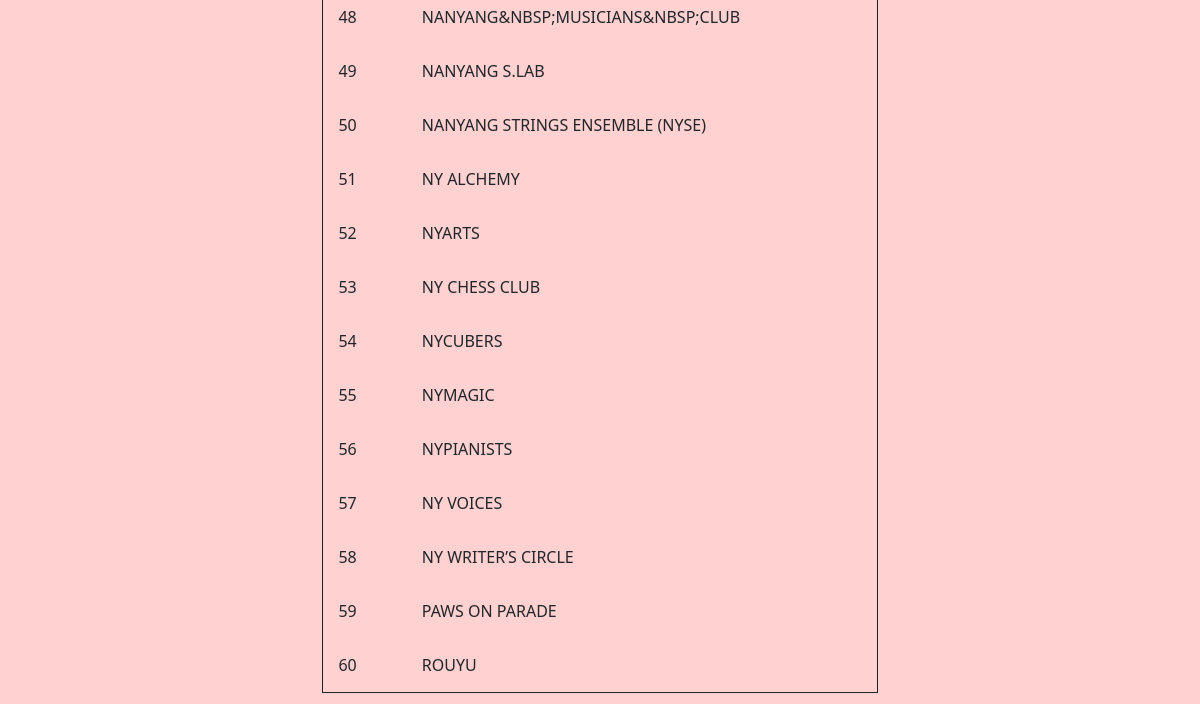
Before: /view_cca (lower part) with the older database file.
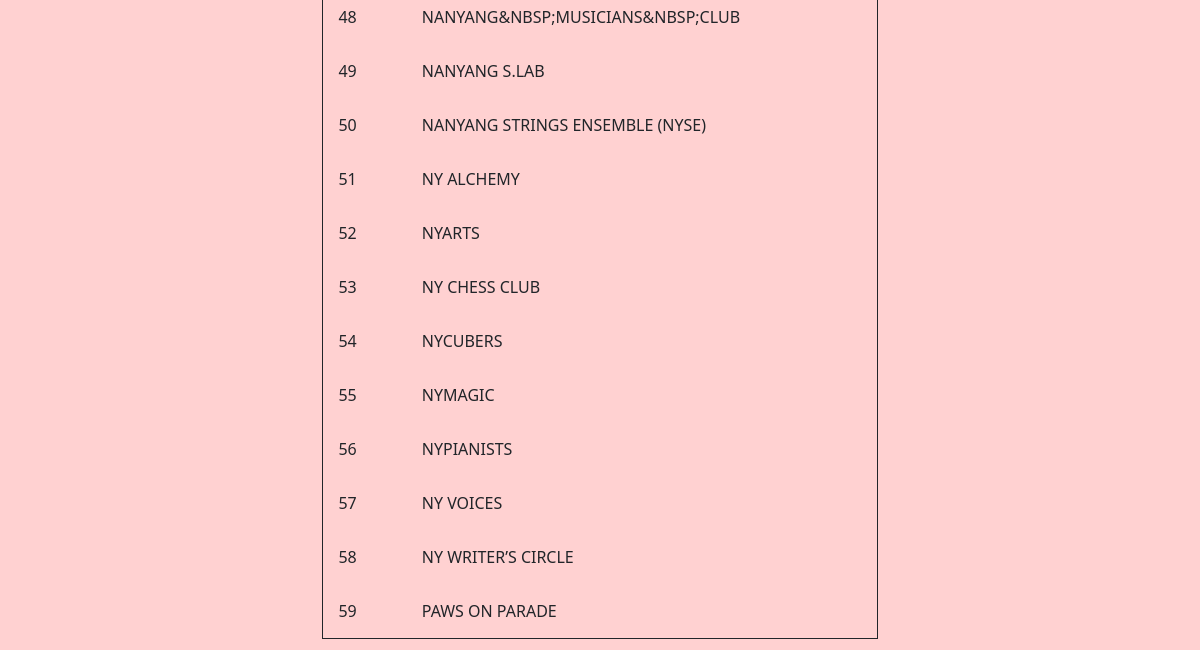
After: the same page with the newer database file.
### tables this page shows
CREATE TABLE cca (
    id INTEGER,
    name TEXT,
    PRIMARY KEY(id)
);

### main.py (the view)
@app.route('/view_cca', methods=['POST', 'GET'])
def view_cca():
    if request.method == 'POST': # selected data
        search_key = request.form['search_key']
        search_value = request.form['search_value']
        record = {search_key: search_value} # dict
        data = storage.database['ccas'].find(record) # list of dict
        if data == []:
            return frontend.view_cca(data=data, message='CCA {} {} cannot be found.'.format(search_key, search_value))
        else:
            return frontend.view_cca(data=data, message="Viewing CCAs with {} {}.".format(search_key, search_value))
    else: # all data
        data = storage.database['ccas'].get_all() # list of dict
        return frontend.view_cca(data=data, message='Viewing All CCAs.')

### frontend.py (called while the page is built)
def view_cca(data: list, message="") -> None:
    return render_template("view.html",
                           entity="cca",
                           headers=[
                               {"label": "CCA ID", "value": "id"},
                               {"label": "CCA Name", "value": "name"}],
                           data=data,
                           message=message)

### storage.py (called while the page is built)
    def execute(self, sql_statement:str, values={}) -> list:
        with sqlite3.connect('database.db') as conn:
            conn.row_factory = sqlite3.Row # turns output into dict
            cur = conn.cursor()
            cur.execute(sql_statement, values)
            results = cur.fetchall()
            list_of_dict = []
            for record in results:
                list_of_dict.append(dict(record)) # convert Row object to dict
            return list_of_dict

    def get_all(self, column='*') -> list:
        sql_statement = 'SELECT ' + column + ' FROM ' + self.__table
        return self.execute(sql_statement)

### templates/view.html (shortened to what this page needs)
{% extends "layout.html" %}
{% block main %}
    {% if entity == "subject" %}
    <h2>Subjects Taken</h2>
    <h3>Student Name: {{ student_name }}</h3>
    <table>
        <tr>
            {% for header in headers %}
            <th>{{ header['label'] }}</th>
            {% endfor %}
        </tr>
        {% for record in data %}
        <tr>
            {% for value in record.values() %}
            <td>{{ value }}</td>
            {% endfor %}
        </tr>
        {% endfor %}
    </table>
    <p><a href="/view_student">Return to View Student</a></p>
    {% else %}
    <table>
        {% for record in data %}
        <tr>
            {% for value in record.values() %}
            <td>{{ value }}</td>
            {% endfor %}
        </tr>
        {% endfor %}
    </table>
    {% endif %}
{% endblock %}

### templates/layout.html (shortened to what this page needs)
<!DOCTYPE html>
<html lang="en">
    <head>
        <link href="https://cdn.jsdelivr.net/npm/bootstrap@5.1.3/dist/css/bootstrap.min.css" rel="stylesheet">
        <link href="/static/styles.css" rel="stylesheet">
    </head>
    <body>
        <main class="container-fluid py-5 text-center">
            {% block main %}{% endblock %}
        </main>
    </body>
</html>

### static/styles.css (style rules this page uses)
body { background-color: #ffd1d1; }
table { border: 1px solid; margin-left: auto; margin-right: auto; }

Changed rows visible on the page:
removed cca: values "60", name "ROUYU"
